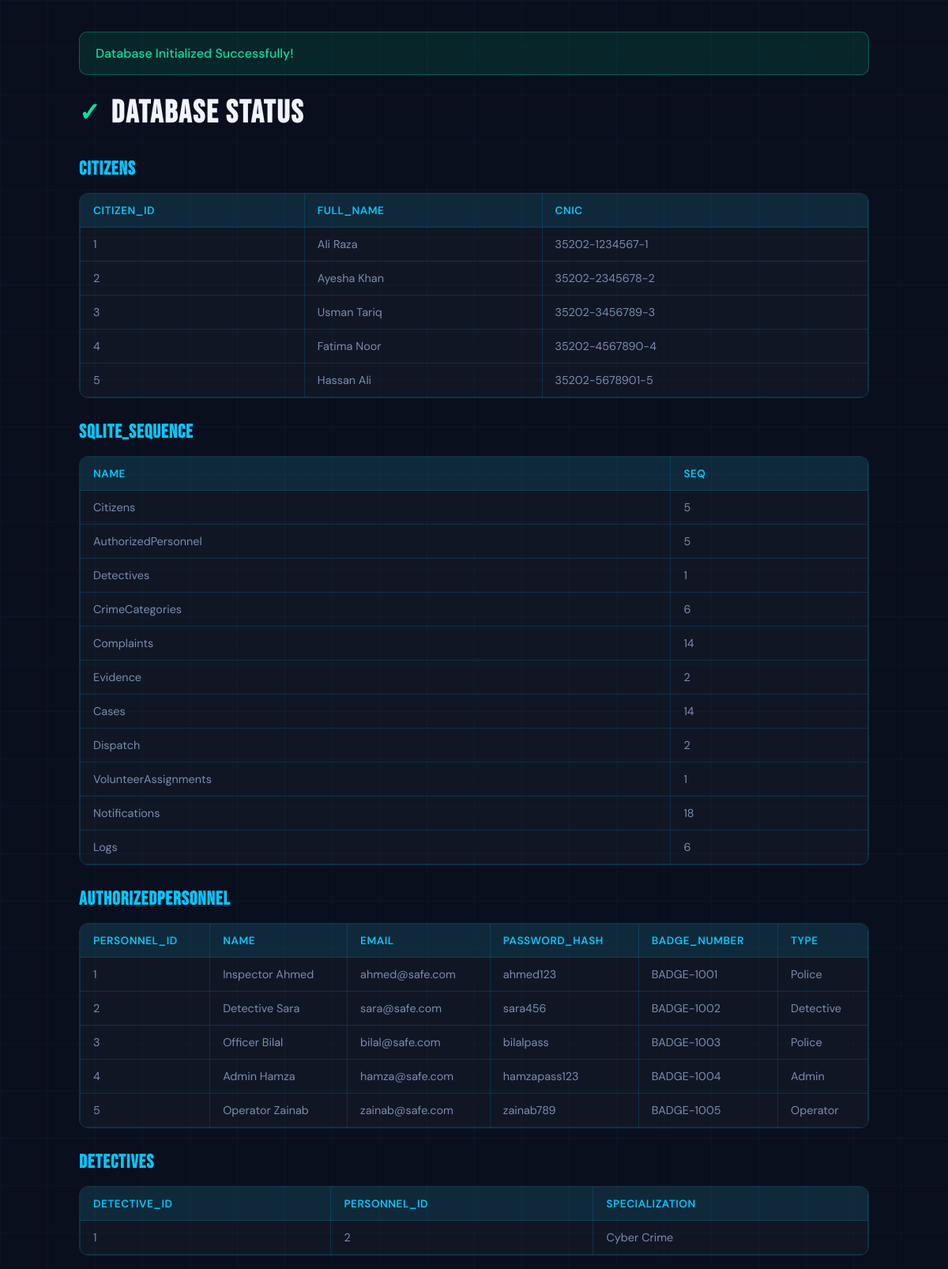
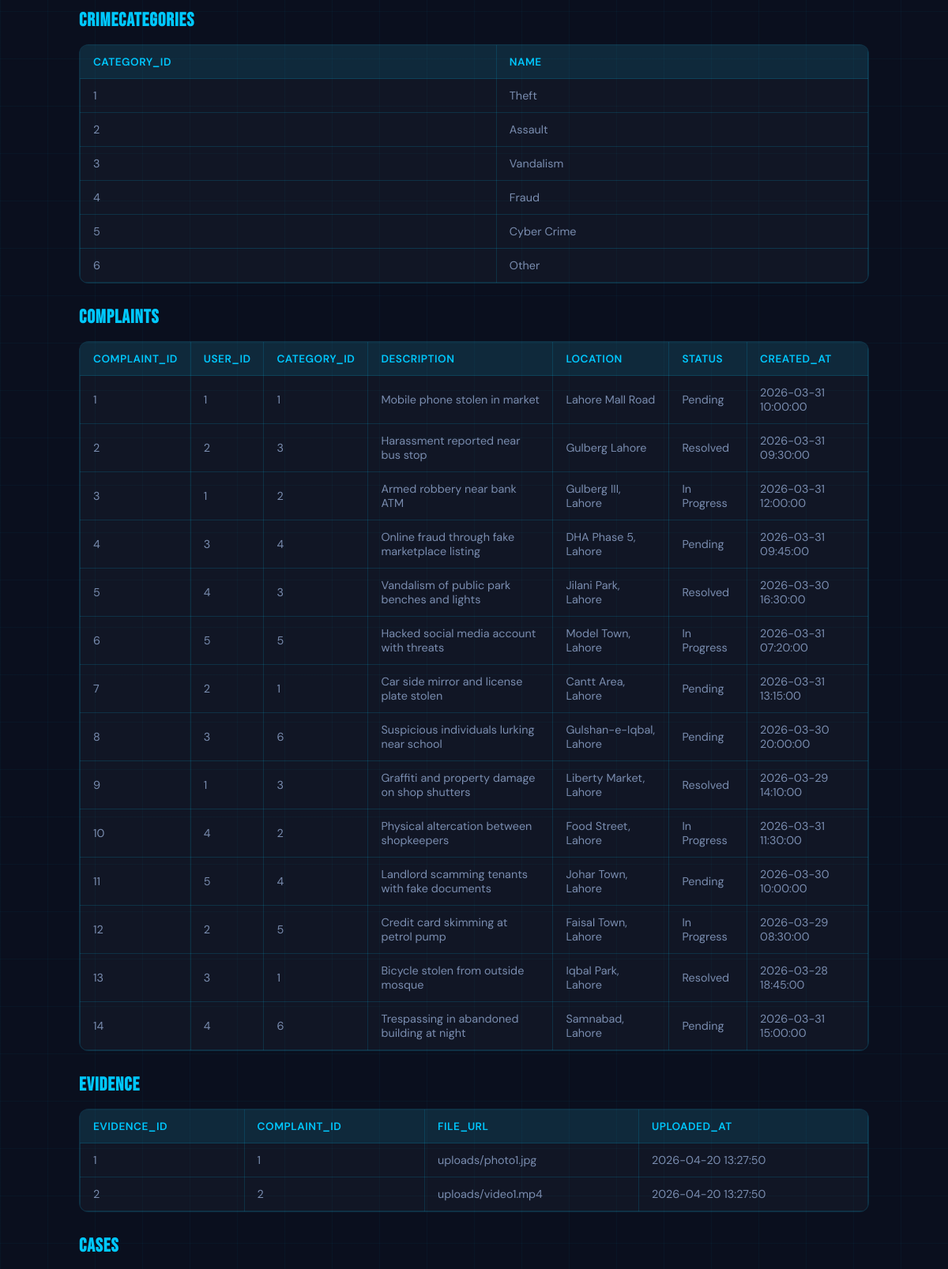
/viewdb (upper part), run on the app's committed database (2 pictures, top to bottom).
### tables this page shows
CREATE TABLE Citizens (
    citizen_id INTEGER PRIMARY KEY AUTOINCREMENT,
    full_name TEXT NOT NULL,
    cnic TEXT UNIQUE NOT NULL
);

CREATE TABLE AuthorizedPersonnel (
    personnel_id INTEGER PRIMARY KEY AUTOINCREMENT,
    name TEXT NOT NULL,
    email TEXT UNIQUE NOT NULL,
    password_hash TEXT NOT NULL,
    badge_number TEXT UNIQUE NOT NULL,
    type TEXT DEFAULT 'Police' CHECK(type IN ('Police','Detective','Operator','Admin'))
);

CREATE TABLE Detectives (
    detective_id INTEGER PRIMARY KEY AUTOINCREMENT,
    personnel_id INTEGER UNIQUE NOT NULL,
    specialization TEXT DEFAULT 'General',
    FOREIGN KEY (personnel_id) REFERENCES AuthorizedPersonnel(personnel_id)
);

CREATE TABLE CrimeCategories (
    category_id INTEGER PRIMARY KEY AUTOINCREMENT,
    name TEXT UNIQUE NOT NULL
);

CREATE TABLE Complaints (
    complaint_id INTEGER PRIMARY KEY AUTOINCREMENT,
    user_id INTEGER,
    category_id INTEGER,
    description TEXT NOT NULL,
    location TEXT NOT NULL,
    status TEXT DEFAULT 'Pending' CHECK(status IN ('Pending','In Progress','Resolved')),
    created_at DATETIME DEFAULT CURRENT_TIMESTAMP,

    FOREIGN KEY (user_id) REFERENCES Citizens(citizen_id),
    FOREIGN KEY (category_id) REFERENCES CrimeCategories(category_id)
);

CREATE TABLE Evidence (
    evidence_id INTEGER PRIMARY KEY AUTOINCREMENT,
    complaint_id INTEGER NOT NULL,
    file_url TEXT NOT NULL,
    uploaded_at DATETIME DEFAULT CURRENT_TIMESTAMP,

    FOREIGN KEY (complaint_id) REFERENCES Complaints(complaint_id)
);

### app.py (the view)
@app.route('/viewdb')
def view_db():
    conn = get_db_connection()
    cursor = conn.cursor()
    cursor.execute("SELECT name FROM sqlite_master WHERE type='table';")
    tables = cursor.fetchall()
    table_data = {}
    for table in tables:
        table_name = table['name']
        cursor.execute(f"SELECT * FROM {table_name};")
        data = cursor.fetchall()
        table_data[table_name] = data
    conn.close()
    return render_template("initdb.html", table_data=table_data)

### app.py (called while the page is built)
def get_db_connection():
    conn = sqlite3.connect(DATABASE)
    conn.row_factory = sqlite3.Row
    return conn

### templates/initdb.html (shortened to what this page needs)
<!DOCTYPE html>
<html lang="en">
<head>
</head>
<body>
  <div class="page-container">
    <div class="success-msg">
      Database Initialized Successfully!
    </div>
    <h1>Database Status</h1>
    {% for table, rows in table_data.items() %}
      <h2>{{ table|upper }}</h2>
      {% if rows %}
        <div class="table-wrapper">
          <table>
            <thead>
              <tr>
                {% for column in rows[0].keys() %}
                  <th>{{ column }}</th>
                {% endfor %}
              </tr>
            </thead>
            <tbody>
              {% for row in rows %}
                <tr>
                  {% for column in row.keys() %}
                    <td>{{ row[column] }}</td>
                  {% endfor %}
                </tr>
              {% endfor %}
            </tbody>
          </table>
        </div>
      {% else %}
        <div class="table-wrapper">
          <div class="empty">👋 Empty table</div>
        </div>
      {% endif %}
    {% endfor %}
  </div>
</body>
</html>

### templates/initdb.html (style rules this page uses)
*, *::before, *::after { box-sizing: border-box; margin: 0; padding: 0; }
:root { --navy: #0a0f1e; --cyan: #00c8ff; --white: #f0f4ff; --muted: #7a8db0; --success: #00e5a0; --border: rgba(0,200,255,0.15); }
html, body { min-height: 100vh; background: var(--navy); color: var(--white); font-family: 'DM Sans', sans-serif; padding: 20px; }
body::before { content: ''; position: fixed; inset: 0; background-image: linear-gradient(rgba(0,200,255,0.04) 1px, transparent 1px), linear-gradient(90deg, rgba(0,200,255,0.04) 1px, transparent 1px); background-size: 60px 60px; pointer-events: none; z-index: 0; }
.page-container { position: relative; z-index: 5; max-width: 1000px; margin: 0 auto; }
h1 { font-family: 'Bebas Neue', sans-serif; font-size: 2.5rem; letter-spacing: 2px; margin-bottom: 32px; display: flex; align-items: center; gap: 12px; }
h1::before { content: '✓'; color: var(--success); font-size: 2rem; }
h2 { font-family: 'Bebas Neue', sans-serif; font-size: 1.5rem; letter-spacing: 1px; margin: 28px 0 16px 0; color: var(--cyan); }
.table-wrapper { background: rgba(255,255,255,0.03); border: 1px solid var(--border); border-radius: 12px; overflow-x: auto; margin-bottom: 24px; }
table { width: 100%; border-collapse: collapse; font-size: 0.9rem; }
th { background: rgba(0,200,255,0.1); border: 1px solid var(--border); padding: 12px 16px; text-align: left; font-weight: 600; color: var(--cyan); font-size: 0.85rem; text-transform: uppercase; letter-spacing: 0.5px; }
td { border: 1px solid var(--border); padding: 12px 16px; color: var(--muted); }
.success-msg { background: rgba(0,229,160,0.1); border: 1px solid rgba(0,229,160,0.3); color: var(--success); padding: 16px 20px; border-radius: 10px; margin-bottom: 24px; font-weight: 500; }

### data on the page
Citizens: citizen_id "1" "Ali Raza" "35202-1234567-1"
Citizens: citizen_id "2" "Ayesha Khan" "35202-2345678-2"
Citizens: citizen_id "3" "Usman Tariq" "35202-3456789-3"
Citizens: citizen_id "4" "Fatima Noor" "35202-4567890-4"
Citizens: citizen_id "5" "Hassan Ali" "35202-5678901-5"
AuthorizedPersonnel: personnel_id "1" "Inspector Ahmed" "ahmed@safe.com" "ahmed123" "BADGE-1001" "Police"
AuthorizedPersonnel: personnel_id "2" "Detective Sara" "sara@safe.com" "sara456" "BADGE-1002" "Detective"
AuthorizedPersonnel: personnel_id "3" "Officer Bilal" "bilal@safe.com" "bilalpass" "BADGE-1003" "Police"
AuthorizedPersonnel: personnel_id "4" "Admin Hamza" "hamza@safe.com" "hamzapass123" "BADGE-1004" "Admin"
AuthorizedPersonnel: personnel_id "5" "Operator Zainab" "zainab@safe.com" "zainab789" "BADGE-1005" "Operator"
Detectives: detective_id "1" "2" "Cyber Crime"
CrimeCategories: category_id "1" "Theft"
CrimeCategories: category_id "2" "Assault"
CrimeCategories: category_id "3" "Vandalism"
CrimeCategories: category_id "4" "Fraud"
CrimeCategories: category_id "5" "Cyber Crime"
CrimeCategories: category_id "6" "Other"
Complaints: complaint_id "1" "1" "1" "Mobile phone stolen in market" "Lahore Mall Road" "Pending" "2026-03-31 10:00:00"
Complaints: complaint_id "2" "2" "3" "Harassment reported near bus stop" "Gulberg Lahore" "Resolved" "2026-03-31 09:30:00"
Complaints: complaint_id "3" "1" "2" "Armed robbery near bank ATM" "Gulberg III, Lahore" "In Progress" "2026-03-31 12:00:00"
Complaints: complaint_id "4" "3" "4" "Online fraud through fake marketplace listing" "DHA Phase 5, Lahore" "Pending" "2026-03-31 09:45:00"
Complaints: complaint_id "5" "4" "3" "Vandalism of public park benches and lights" "Jilani Park, Lahore" "Resolved" "2026-03-30 16:30:00"
Complaints: complaint_id "6" "5" "5" "Hacked social media account with threats" "Model Town, Lahore" "In Progress" "2026-03-31 07:20:00"
Complaints: complaint_id "7" "2" "1" "Car side mirror and license plate stolen" "Cantt Area, Lahore" "Pending" "2026-03-31 13:15:00"
Complaints: complaint_id "8" "3" "6" "Suspicious individuals lurking near school" "Gulshan-e-Iqbal, Lahore" "Pending" "2026-03-30 20:00:00"
Complaints: complaint_id "9" "1" "3" "Graffiti and property damage on shop shutters" "Liberty Market, Lahore" "Resolved" "2026-03-29 14:10:00"
Complaints: complaint_id "10" "4" "2" "Physical altercation between shopkeepers" "Food Street, Lahore" "In Progress" "2026-03-31 11:30:00"
Complaints: complaint_id "11" "5" "4" "Landlord scamming tenants with fake documents" "Johar Town, Lahore" "Pending" "2026-03-30 10:00:00"
Complaints: complaint_id "12" "2" "5" "Credit card skimming at petrol pump" "Faisal Town, Lahore" "In Progress" "2026-03-29 08:30:00"
Complaints: complaint_id "13" "3" "1" "Bicycle stolen from outside mosque" "Iqbal Park, Lahore" "Resolved" "2026-03-28 18:45:00"
Complaints: complaint_id "14" "4" "6" "Trespassing in abandoned building at night" "Samnabad, Lahore" "Pending" "2026-03-31 15:00:00"
Evidence: evidence_id "1" "1" "uploads/photo1.jpg" "2026-04-20 13:27:50"
Evidence: evidence_id "2" "2" "uploads/video1.mp4" "2026-04-20 13:27:50"

### other printed values
{{ table|upper }} "CITIZENS" "SQLITE_SEQUENCE" "AUTHORIZEDPERSONNEL" "DETECTIVES" "CRIMECATEGORIES" "COMPLAINTS" "EVIDENCE" "CASES"
{{ column }} "CITIZEN_ID" "FULL_NAME" "CNIC" "NAME" "SEQ" "PERSONNEL_ID" "NAME" "EMAIL" "PASSWORD_HASH" "BADGE_NUMBER" "TYPE" "DETECTIVE_ID" "PERSONNEL_ID" "SPECIALIZATION" "CATEGORY_ID" "NAME" "COMPLAINT_ID" "USER_ID" "CATEGORY_ID" "DESCRIPTION" "LOCATION" "STATUS" "CREATED_AT" "EVIDENCE_ID" "COMPLAINT_ID" "FILE_URL" "UPLOADED_AT"
{{ row[column] }} "Citizens" "5" "AuthorizedPersonnel" "5" "Detectives" "1" "CrimeCategories" "6" "Complaints" "14" "Evidence" "2" "Cases" "14" "Dispatch" "2" "VolunteerAssignments" "1" "Notifications" "18" "Logs" "6"
